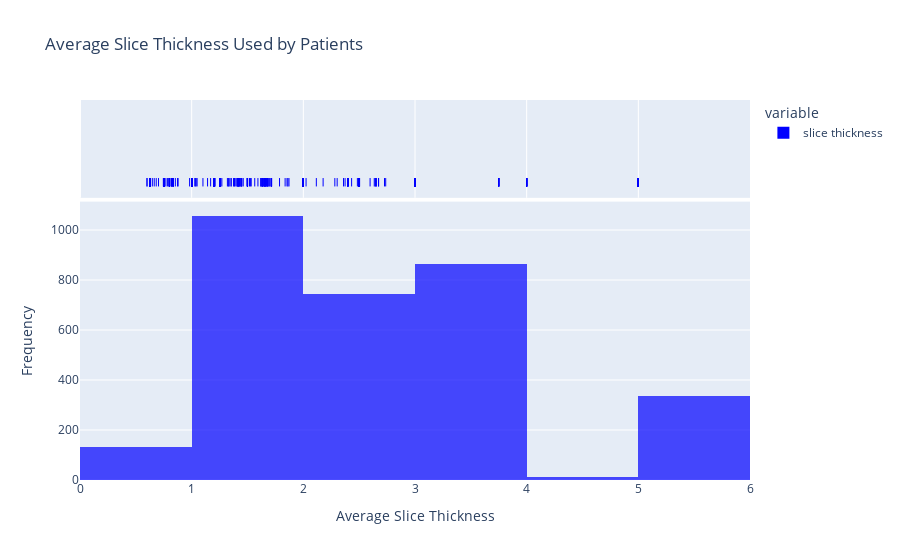

The notebook cell saved with this chart:
### Code cell
# The average slice thickness used for each patient

# Plot 2: Histogram for average slice thickness used by each patient
average_thickness = dicom_meta_df.groupby("patient id")["slice thickness"].mean()

fig2 = px.histogram(
    average_thickness,
    title="Average Slice Thickness Used by Patients",
    labels={'value': 'Average Slice Thickness'},
    nbins=5,
    opacity=0.7,  # Opacity of bars
    color_discrete_sequence=["blue"],  # Color of bars
    marginal="rug",  # Add rug plot along x-axis for individual data points
    template="plotly",  # Select plotly template
)
fig2.update_layout(
    xaxis_title="Average Slice Thickness",
    yaxis_title="Frequency",
)
fig2.show()

### Figure 1 — Plotly figure (JSON) as saved in the notebook; plotly's stock layout.template omitted (floating-point values rounded to 4 significant figures; data arrays with more than 128 entries replaced by an {"elided": "..."} marker saying what was removed)
{"data": [{"alignmentgroup": "True", "bingroup": "x", "hovertemplate": "variable=slice thickness<br>Average Slice Thickness=%{x}<br>count=%{y}<extra></extra>", "legendgroup": "slice thickness", "marker": {"color": "blue", "opacity": 0.7, "pattern": {"shape": ""}}, "name": "slice thickness", "nbinsx": 5, "offsetgroup": "slice thickness", "orientation": "v", "showlegend": true, "type": "histogram", "x": {"elided": "3147 float values"}, "xaxis": "x", "yaxis": "y"}, {"alignmentgroup": "True", "boxpoints": "all", "fillcolor": "rgba(255,255,255,0)", "hoveron": "points", "hovertemplate": "variable=slice thickness<br>Average Slice Thickness=%{x}<extra></extra>", "jitter": 0, "legendgroup": "slice thickness", "line": {"color": "rgba(255,255,255,0)"}, "marker": {"color": "blue", "symbol": "line-ns-open"}, "name": "slice thickness", "offsetgroup": "slice thickness", "showlegend": false, "type": "box", "x": {"elided": "3147 float values"}, "xaxis": "x2", "yaxis": "y2"}], "layout": {"barmode": "relative", "legend": {"title": {"text": "variable"}, "tracegroupgap": 0}, "title": {"text": "Average Slice Thickness Used by Patients"}, "xaxis": {"anchor": "y", "domain": [0, 1], "title": {"text": "Average Slice Thickness"}}, "xaxis2": {"anchor": "y2", "domain": [0, 1], "matches": "x", "showgrid": true, "showticklabels": false}, "yaxis": {"anchor": "x", "domain": [0, 0.7326], "title": {"text": "Frequency"}}, "yaxis2": {"anchor": "x2", "domain": [0.7426, 1], "matches": "y2", "showgrid": false, "showline": false, "showticklabels": false, "ticks": ""}}}
